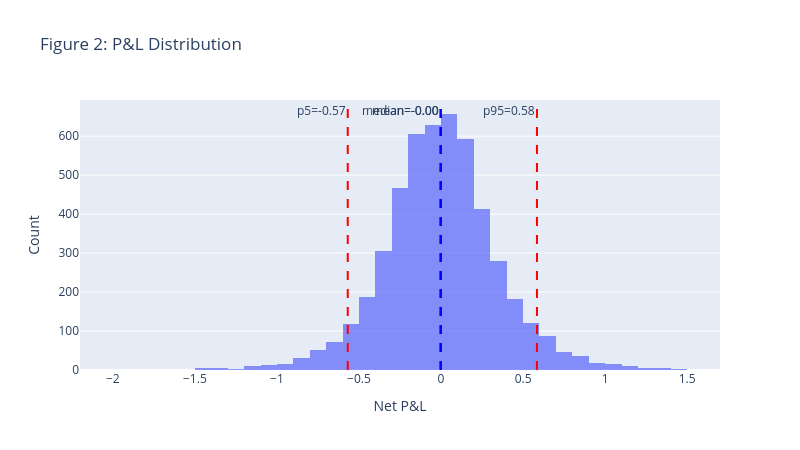

Here is the notebook cell this chart was saved with:
### Markdown cell above
## 9. Figure 2 — P&L Distribution Across Monte Carlo Paths
Histogram with mean, median, and 5th/95th percentile markers; optional overlay for multiple frequencies.

### Code cell
res_mc = simulate_delta_hedge_paths_mc(
    S0=S0, K=K, r=r, sigma_real=sigma_real, sigma_imp=sigma_imp, T=T,
    n_steps=n_steps_default, n_paths=n_paths, seed=GLOBAL_SEED+3, transaction_cost_bps=transaction_cost_bps
)

pnl = res_mc['pnl']
mean_val = float(np.mean(pnl))
median_val = float(np.median(pnl))
p5, p95 = np.percentile(pnl, [5, 95])

fig2 = px.histogram(x=pnl, nbins=60, opacity=0.75, title='Figure 2: P&L Distribution')
for x, name, color in [
    (mean_val, f"mean={mean_val:.2f}", 'black'),
    (median_val, f"median={median_val:.2f}", 'blue'),
    (p5, f"p5={p5:.2f}", 'red'),
    (p95, f"p95={p95:.2f}", 'red'),
]:
    fig2.add_vline(x=x, line_dash='dash', line_color=color, annotation_text=name, annotation_position='top left')

fig2.update_layout(xaxis_title='Net P&L', yaxis_title='Count', width=800, height=450)
fig2.show()
save_fig(fig2, 'fig_02_pnl_dist')

### Figure 1 — Plotly figure (JSON) as saved in the notebook; plotly's stock layout.template omitted (floating-point values rounded to 4 significant figures; data arrays with more than 128 entries replaced by an {"elided": "..."} marker saying what was removed)
{"data": [{"bingroup": "x", "hovertemplate": "x=%{x}<br>count=%{y}<extra></extra>", "legendgroup": "", "marker": {"color": "#636efa", "opacity": 0.75, "pattern": {"shape": ""}}, "name": "", "nbinsx": 60, "orientation": "v", "showlegend": false, "type": "histogram", "x": {"elided": "5000 float values"}, "xaxis": "x", "yaxis": "y"}], "layout": {"annotations": [{"showarrow": false, "text": "mean=-0.00", "x": -0.001959, "xanchor": "right", "xref": "x", "y": 1, "yanchor": "top", "yref": "y domain"}, {"showarrow": false, "text": "median=-0.00", "x": -0.002514, "xanchor": "right", "xref": "x", "y": 1, "yanchor": "top", "yref": "y domain"}, {"showarrow": false, "text": "p5=-0.57", "x": -0.5685, "xanchor": "right", "xref": "x", "y": 1, "yanchor": "top", "yref": "y domain"}, {"showarrow": false, "text": "p95=0.58", "x": 0.5846, "xanchor": "right", "xref": "x", "y": 1, "yanchor": "top", "yref": "y domain"}], "barmode": "relative", "height": 450, "legend": {"tracegroupgap": 0}, "shapes": [{"line": {"color": "black", "dash": "dash"}, "type": "line", "x0": -0.001959, "x1": -0.001959, "xref": "x", "y0": 0, "y1": 1, "yref": "y domain"}, {"line": {"color": "blue", "dash": "dash"}, "type": "line", "x0": -0.002514, "x1": -0.002514, "xref": "x", "y0": 0, "y1": 1, "yref": "y domain"}, {"line": {"color": "red", "dash": "dash"}, "type": "line", "x0": -0.5685, "x1": -0.5685, "xref": "x", "y0": 0, "y1": 1, "yref": "y domain"}, {"line": {"color": "red", "dash": "dash"}, "type": "line", "x0": 0.5846, "x1": 0.5846, "xref": "x", "y0": 0, "y1": 1, "yref": "y domain"}], "title": {"text": "Figure 2: P&L Distribution"}, "width": 800, "xaxis": {"anchor": "y", "domain": [0, 1], "title": {"text": "Net P&L"}}, "yaxis": {"anchor": "x", "domain": [0, 1], "title": {"text": "Count"}}}}
